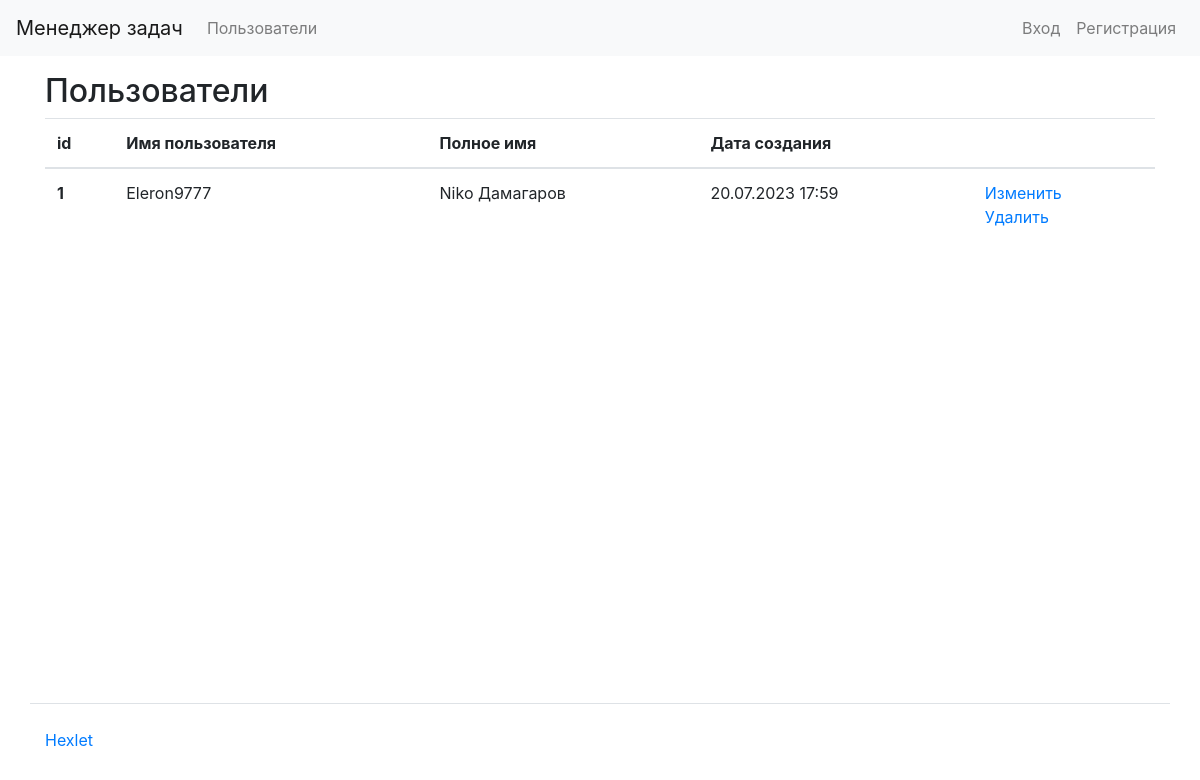
/users/, run on an earlier commit of the app's database.
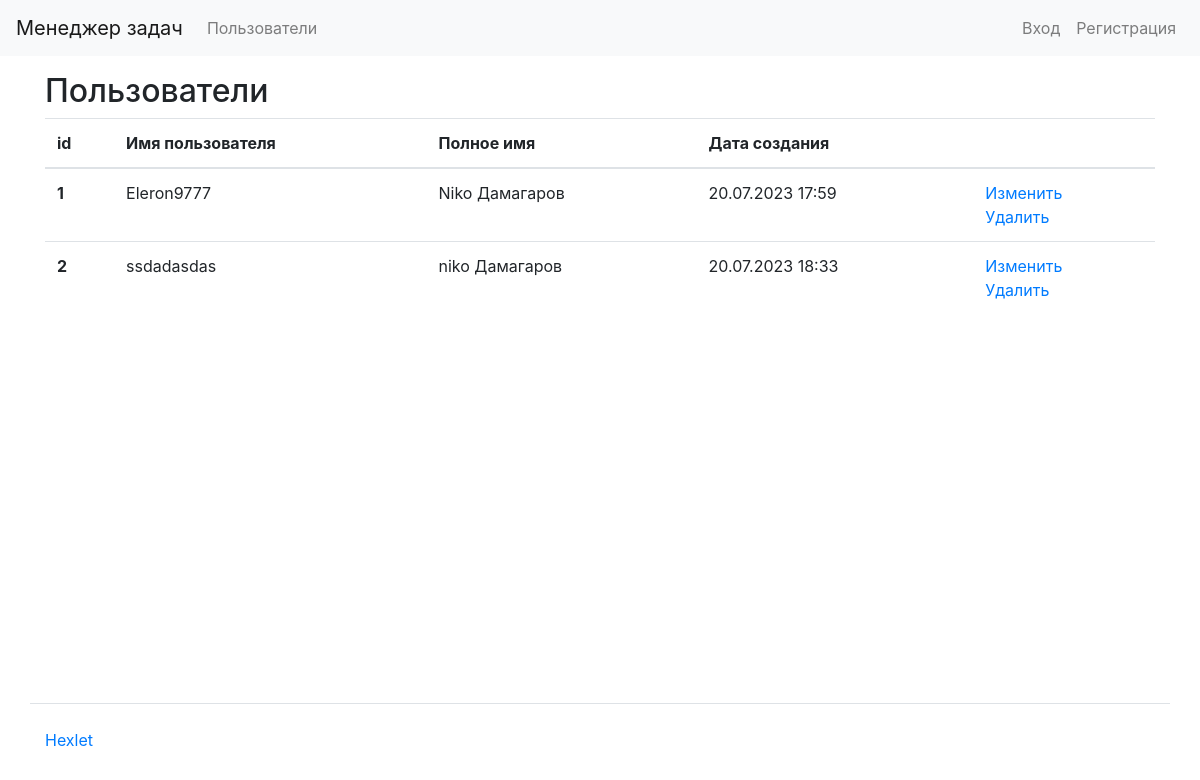
And on a later commit of the database.
### task_manager/users/models.py (models this page shows)
class User(AbstractUser):
    def get_absolute_url(self):
        return reverse('users:user_list')

### task_manager/users/views.py (the view)
# urls.py: path('', views.user_list, name='user_list'),
def user_list(request):
    users = get_user_model().objects.all()
    return render(request, 'users/users.html', {'users': users})

### task_manager/templates/users/users.html (shortened to what this page needs)
{% extends "base.html" %}
{% load i18n %}
{% load bootstrap4 %}
{% block content %}
  <h2>Пользователи</h2>
  <table class="table">
    <thead>
      <tr>
        <th scope="col">id</th>
        <th scope="col">Имя пользователя</th>
        <th scope="col">Полное имя</th>
        <th scope="col">Дата создания</th>
        <th scope="col"></th>
      </tr>
    </thead>
    <tbody>
      {% for user in users %}
        <tr>
          <th scope="row">{{ user.id }}</th>
          <td>{{ user.username }}</td>
          <td>{{ user.first_name }} {{ user.last_name }}</td>
          <td>{{ user.date_joined|date:"d.m.Y H:i" }}</td>
          <td>
            <a href="{% url 'users:edit_user' user.id %}">Изменить</a>
            <br>
            <a href="{% url 'users:delete_user' user.id %}">{% trans "Delete" %}</a>
          </td>
        </tr>
      {% empty %}
        <tr>
          <td colspan="6">{% trans "No users found" %}</td>
        </tr>
      {% endfor %}
    </tbody>
  </table>
{% endblock %}

### task_manager/templates/base.html (shortened to what this page needs)
{% load i18n %}
{% load bootstrap4 %}
<!DOCTYPE html>
<html lang="ru-ru">
  <head>
    <link href="https://cdn.jsdelivr.net/npm/bootstrap@4.6.2/dist/css/bootstrap.min.css" rel="stylesheet">
  </head>
  <body class="d-flex flex-column min-vh-100">
    {% include 'header.html' %}
    <div class="container wrapper flex-grow-1">
        {% block content %}{% endblock %}
    </div>
    {% include 'footer.html' %}
  </body>
</html>

### task_manager/templates/header.html (shortened to what this page needs)
{% load i18n %}
<nav class="navbar navbar-expand-lg navbar-light bg-light mb-3">
  <a class="navbar-brand" href="/">{% block navbar_brand %}Менеджер задач{% endblock %}</a>
  <div class="collapse navbar-collapse" id="navbarToggleExternalContent">
    <ul class="navbar-nav mr-auto">
      <li class="nav-item">
        <a class="nav-link" href="/users/">{% block navlink1 %}Пользователи{% endblock %}</a>
      </li>
    </ul>
    <ul class="navbar-nav">
      {% if user.is_authenticated %}
        <li class="nav-item">
          <span class="navbar-text mr-2">{{ user.username }}</span>
        </li>
        <li class="nav-item">
          <a class="nav-link" href="{% url 'logout' %}">{% trans "Выход" %}</a>
        </li>
      {% else %}
        <li class="nav-item">
          <a class="nav-link" href="/login/">{% trans "Вход" %}</a>
        </li>
        <li class="nav-item">
          <a class="nav-link" href="/users/create/">{% trans "Регистрация" %}</a>
        </li>
      {% endif %}
    </ul>
  </div>
</nav>

### task_manager/templates/footer.html
{% load i18n %}
<footer>
  <div class="container my-5 pt-4 border-top">
    <a target="_blank" href="https://ru.hexlet.io">{% block footer %}Hexlet{% endblock %}</a>
  </div>
</footer>

What changed in the data, as far as the page shows it:
added User: id "2", username "ssdadasdas", first_name "niko", last_name "Дамагаров", date_joined "20.07.2023 18:33"
